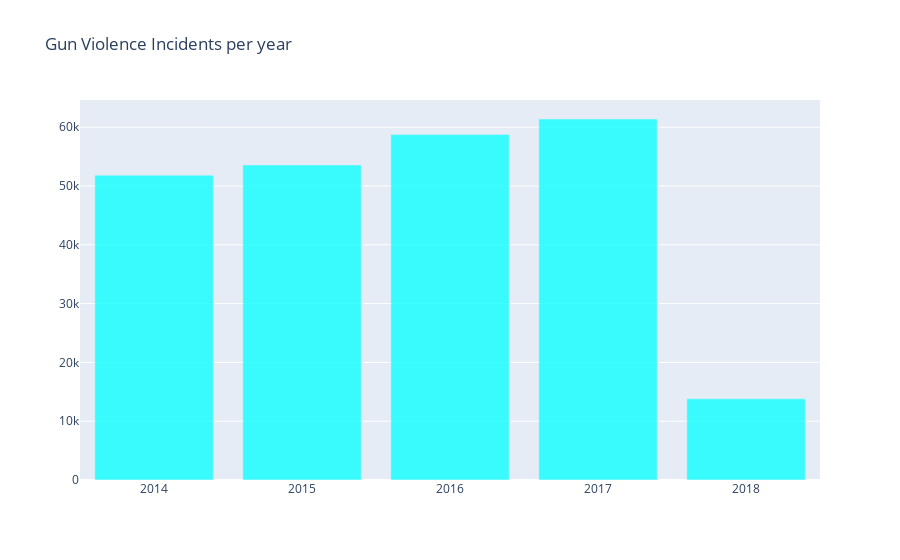

Notebook cell for this chart:
### Code cell
# Number of incidents per year
def create_stack_bar_data(col):
    aggregated = df[col].value_counts()
    x_values = aggregated.index.tolist()
    y_values = aggregated.values.tolist()
    return x_values, y_values

x, y = create_stack_bar_data ('year')
print (x,y)
x = x[:-1]
y = y[:-1]
trace1 = go.Bar(x =x, y=y, opacity = 0.75, name = "year count", marker = dict(color='cyan'))
layout = dict (height = 400, title = 'Gun Violence Incidents per year', legend = dict (orientation="h"))
fig = go.Figure(data=[trace1], layout=layout)
iplot (fig)

### Figure 1 — Plotly figure (JSON) as saved in the notebook; plotly's stock layout.template omitted (floating-point values rounded to 4 significant figures)
{"data": [{"marker": {"color": "cyan"}, "name": "year count", "opacity": 0.75, "x": [2017, 2016, 2015, 2014, 2018], "y": [61401, 58763, 53579, 51854, 13802], "type": "bar"}], "layout": {"legend": {"orientation": "h"}, "title": {"text": "Gun Violence Incidents per year"}, "xaxis": {"type": "linear", "range": [2014.0, 2018.0], "autorange": true}, "yaxis": {"type": "linear", "range": [0, 64630.0], "autorange": true}, "autosize": true}}
